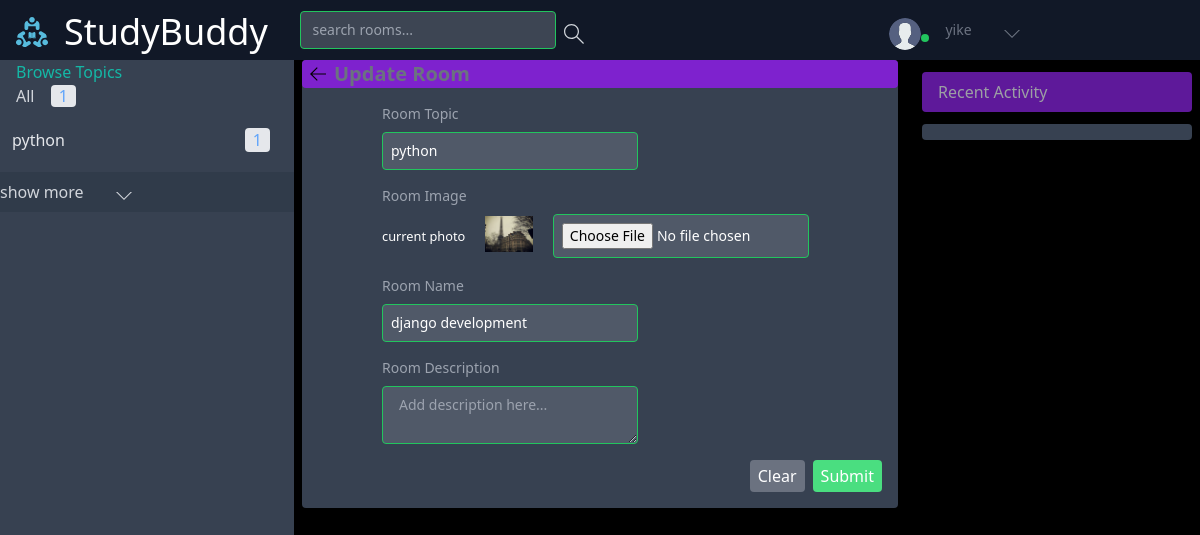
The app's page /update-room/1/ (signed in) with its own data.
### Backend/base/models.py (models this page shows, shortened)
class User(AbstractUser):
    name  = models.CharField(max_length=200,null=True)
    username = models.CharField(max_length=200)
    password = models.CharField(max_length=100)
    email = models.EmailField(max_length=200,unique=True)
    bio = models.TextField(max_length=500,null=True,blank=True)
    avatar = models.ImageField(null=True,default='images/avatar.svg',upload_to='images/profile_images')
    last_activity = models.DateTimeField(null=True, blank=True)
    is_online = models.BooleanField(default=False)
    USERNAME_FIELD = 'email'
    REQUIRED_FIELDS =['username','password']

class Topic(models.Model):
    name = models.CharField(max_length=200)

class Room(models.Model):
    host = models.ForeignKey(User,on_delete=models.SET_NULL,null=True)
    topic = models.ForeignKey(Topic,on_delete=models.SET_NULL,null=True)
    roomImage = models.ImageField(null=True ,default='images/room_images/default_room_image.png',upload_to='images/room_images')
    name = models.CharField(max_length=200)
    description = models.TextField(null=True,blank=True)
    participants = models.ManyToManyField(User,related_name='participants',blank=True)
    updated = models.DateTimeField(auto_now=True)
    created = models.DateField(auto_now_add=True)
    is_deleted = models.BooleanField(default=False)
    class Meta:
        ordering = ['-updated','-created']

### Backend/base/views.py (the view, shortened to what this page needs)
# urls.py: path('update-room/<str:pk>/',views.updateRoom,name='update-room'),
@login_required(login_url='login')
def updateRoom(request,pk):
    room  = Room.objects.get(id = pk)
    form  = RoomForm(instance = room)
    topics = Topic.objects.all
    if request.user != room.host:
        return HttpResponse('You are not allowed here!!.')
    context = {'room':room,
               'type':'update',
               'topics':topics
               }
    return render(request,'base/room_form.html',context )

### Frontend/templates/base/room_form.html (shortened to what this page needs)
{% extends "base/home.html" %} {% block home-content %}
{% load static %}
<div class="items-center">
  <div class="bg-gray-700 text-white rounded ">
    <div class=" flex flex-row bg-purple-700 rounded items-center pl-2">
      <a href="{{request.META.HTTP_REFERER}}"><img src="{% static 'assets/icons/arrow-left.svg' %}" class="w-4 h-4 "
          alt="left-arrow"></a>
      <p class="text-xl text-gray-500 font-semibold ml-2">{% if type == 'update'%}Update Room {%else%}Create Room
        {%endif%}</p>
    </div>
    <form method="POST" action="" enctype="multipart/form-data" class="my-4">
      <div class="mx-20 my-2 pb-2">
        <div class="text-sm text-gray-400 pb-2">Room Topic</div>
        <input type="text" required placeholder="topic..." name="topic" list="topic_list"
          class="focus:outline-none focus:border-yellow-500 text-sm px-2 py-2  bg-gray-500 w-64 rounded bg-opacity-50 border border-green-500"
          value="{{room.topic.name}}">
      </div>
      <div class="mx-20 my-2 pb-2">
        <div class="text-sm text-gray-400 pb-2">Room Image</div>
        {%if room.roomImage.url%}
        <small class="mb-2">current photo <img src="{{room.roomImage.url}}"
            class="w-20 h-15 px-4 text-white inline pb-2" alt="photo"></small>
        {%endif%}
        <input type="file" name="roomImage"
          class=" focus:outline-none focus:border-yellow-500 text-sm px-2 py-2  bg-gray-500 w-64 rounded bg-opacity-50 border border-green-500">
      </div>
      <div class="mx-20 my-2 pb-2">
        <div class="text-sm text-gray-400 pb-2">Room Name</div>
        <input type="text" name="name" placeholder="room name ..." required value="{{room.name}}"
          class=" focus:outline-none focus:border-yellow-500 text-sm px-2 py-2  bg-gray-500 w-64 rounded bg-opacity-50 border border-green-500">
      </div>
      <div class="mx-20 my-2 pb-2">
        <div class="text-sm pb-2 text-gray-400">Room Description</div>
        <textarea name="description" placeholder="Add description here..." id="desc_text"
          class="focus:outline-none focus:border-yellow-500 w-64 px-4 bg-gray-500 rounded bg-opacity-50 text-sm py-2 border border-green-500 ">{{room.description}}</textarea>
      </div>
      <div class="flex flex-row justify-end mr-2 pr-2  pb-4">
        <input type="reset" value="Clear" class="mr-2 px-2 py-1 bg-gray-500 rounded hover:bg-red-500">
        <input type="submit" value="Submit" class="bg-green-400 rounded px-2 py-1 hover:bg-blue-700" />
      </div>
    </form>
  </div>
</div>
{% endblock home-content %}

### Frontend/templates/navbar.html (shortened to what this page needs)
{% load static %}
<nav class="grid grid-cols-3 justify-start w-screen mx-0 sm:justify-between items-center bg-gray-900  left-0 py-2">
  <div class=" col-span-2 flex justify-start sm:ml-2 sm:items-center">
    <div class="flex flex-row sm:items-center justify-start mr-2">
      <a href="/" class="mt-1 px-2">
        <img src="{% static '/images/logo.svg' %}" alt="profile_img" class=" w-8 h-8 sm:w-8 sm:h-8 rounded" />
      </a>
      <h2 class="text-white hidden sm:block sm:text-4xl sm:ml-1 sm:pl-1 sm:mt-1 text-sm">StudyBuddy</h2>
    </div>
    {% if request.user.is_authenticated %}
    <div class=" flex flex-row sm:ml-4 pb-0 ml-2 ">
      <form action="{% url 'home' %}" method="GET" class=" flex flex-row rounded sm:px-2 mb-0 pb-0 ">
        <input
          class="focus:outline-none focus:border-yellow-500 text-sm sm:px-2 py-2  bg-gray-500 sm:w-64 rounded bg-opacity-50 border border-green-500"
          type="text" name='q' placeholder=" search rooms...">
        <button type="submit">
        </button>
      </form>
    </div>
    {%endif%}
  </div>
  <div class=" col-span-1 sm:mr-2 text-white sm:mr-16 sm:pr-16">
    <div class=" flex flex-row items-center  sm:ml-4 sm:sm:px-4 pb-0 pt-2 justify-end ">
      {% if request.user.is_authenticated %}
      <div class="relative  mr-2">
        <img src="{{request.user.avatar.url}}" alt="" class="w-8 h-8 rounded-full mx-2">
        <p {% if user.is_online %} class=" bg-green-500 w-2 h-2 absolute rounded-full" {%else%}
          class=" bg-red-500 w-2 h-2 absolute rounded-full" {%endif%} style="top: 1rem;right: 0;">
      </div>
      {%endif%}
      <div class="text-sm text-gray-500  h-8">
        <p class="flex flex-row sm:ml-2 items-center">
          <a href="{%url 'user-profile' request.user.id%}">
            <span>{{request.user.username}}</span>
          </a>
          <svg class="w-4 h-4 sm:ml-8 mt-2 fill-current" id="nav_down_icon" onclick="{showElement()}"
            xmlns="http://www.w3.org/2000/svg" width="32" height="32" viewBox="0 0 32 32">
            <title>chevron-down</title>
            <path d="M16 21l-13-13h-3l16 16 16-16h-3l-13 13z"></path>
          </svg>
        </p>
      </div>
    </div>
  </div>
  </div>

### Frontend/templates/base/topics_component.html
<div class=" bg-gray-700 overflow-y-scroll h-screen">
    <div>
        <h3 class="text-teal-500 mx-4">Browse Topics</h3>
        <a href="{%url 'home'%}" class="mx-4">All <span
                class="px-2  mx-3 bg-gray-200  rounded text-blue-400">{{topics.count}}</span></a>
        {% for topic in topics%}
        <div class="flex flex-row justify-between text-gray-200 my-5 mx-3  hover:text-yellow-500">
            <a href="{% url 'home'   %}?q={{topic.name}}">{{topic.name}} </a>
            <p class="px-2  mx-3 bg-gray-200  rounded text-blue-400 ">{{topic.room_set.all.count}}</p>
        </div>
        {% endfor %}
        <div class="flex flex-row  py-2 bg-gray-800 bg-opacity-25 w-full">
            <p>show more</p>
            <a href="{%url 'topics'%}"><svg class="w-4 h-4 sm:ml-8 mt-2 fill-current" xmlns="http://www.w3.org/2000/svg"
                    width="32" height="32" viewBox="0 0 32 32">
                    <title>chevron-down</title>
                    <path d="M16 21l-13-13h-3l16 16 16-16h-3l-13 13z"></path>
                </svg>
            </a>
        </div>
    </div>
</div>

### records on screen
User: user.avatar (placeholder picture), user.username "yike"
Topic: name "python", room_set.all.count "1"
Room: topic "python", roomImage (picture), name "django development"

### other values on screen
{{ topics.count }} "1"
